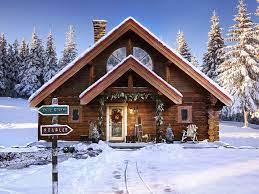
#> input picture Assignment27/part3/download.jpg, 259 x 194 px
$ python main.py
#> lines starting #> are read from the running program, lines starting #| are printed output that depends on the picture; after the words box and inside, x2 and y2 are one past the last pixel; in counts of white or black regions, pixels touching at a corner belong together
import cv2
import random

frame=cv2.imread("download.jpg")
#> frame is the input picture: shape (194, 259, 3); mean B, G, R 156.1, 136.9, 140.1
frame=cv2.cvtColor(frame,cv2.COLOR_RGB2GRAY)
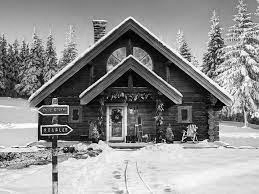
#> frame: shape (194, 259); min 0, max 255, mean 143
rows=frame.shape[0]
#> rows = 194
cols=frame.shape[1]
#> cols = 259
writer = cv2.VideoWriter("snow.mp4", cv2.VideoWriter_fourcc(*'XVID'), 30, (cols,rows))
class Snow():
    def __init__(self,satr,sotoon):
        self.satr=satr
        self.sotoon=sotoon
    def run(self):
        self.satr+=1
snows=[]

while True:
    sotoon=random.randint(1,frame.shape[1]-1)
#> sotoon = 198
    snow=Snow(1,sotoon)
    snows.append(snow)
    for i in snows:
        i.run()
        if i.satr>=frame.shape[0]:
            i.satr-=2
        frame[i.satr,i.sotoon]=255
#> frame: shape (194, 259); under 0.01% of pixels changed, all inside (x1, y1, x2, y2) = (198, 2, 199, 3)
#> after the loop, i.satr = 2
    frame=cv2.cvtColor(frame,cv2.COLOR_GRAY2BGR)
#> frame: shape (194, 259, 3)
    writer.write(frame)
    cv2.imshow("result",frame)
    frame=cv2.imread("download.jpg")
    frame=cv2.cvtColor(frame,cv2.COLOR_RGB2GRAY)
    if cv2.waitKey(25) & 0xFF==ord("q"):
#> (key q is pressed here)
        break
writer.release()
